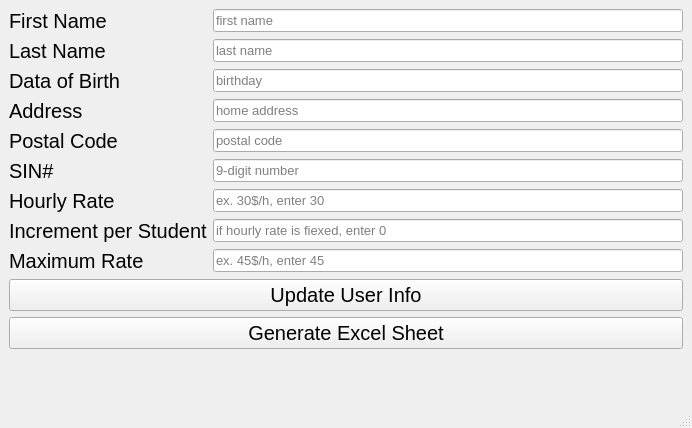
<?xml version="1.0" encoding="UTF-8"?>
<ui version="4.0">
 <class>MainWindow</class>
 <widget class="QMainWindow" name="MainWindow">
  <property name="geometry">
   <rect>
    <x>0</x>
    <y>0</y>
    <width>692</width>
    <height>428</height>
   </rect>
  </property>
  <property name="windowTitle">
   <string>MainWindow</string>
  </property>
  <property name="windowIcon">
   <iconset>
    <normaloff>icon27x27.ico</normaloff>icon27x27.ico</iconset>
  </property>
  <widget class="QWidget" name="centralwidget">
   <layout class="QFormLayout" name="formLayout">
    <item row="0" column="0">
     <widget class="QLabel" name="label">
      <property name="font">
       <font>
        <pointsize>15</pointsize>
       </font>
      </property>
      <property name="text">
       <string>First Name</string>
      </property>
     </widget>
    </item>
    <item row="0" column="1">
     <widget class="QLineEdit" name="lineEdit">
      <property name="font">
       <font>
        <pointsize>10</pointsize>
       </font>
      </property>
      <property name="text">
       <string/>
      </property>
      <property name="placeholderText">
       <string>first name</string>
      </property>
     </widget>
    </item>
    <item row="1" column="0">
     <widget class="QLabel" name="label_2">
      <property name="font">
       <font>
        <pointsize>15</pointsize>
       </font>
      </property>
      <property name="text">
       <string>Last Name</string>
      </property>
     </widget>
    </item>
    <item row="1" column="1">
     <widget class="QLineEdit" name="lineEdit_2">
      <property name="font">
       <font>
        <pointsize>10</pointsize>
       </font>
      </property>
      <property name="text">
       <string/>
      </property>
      <property name="placeholderText">
       <string>last name</string>
      </property>
     </widget>
    </item>
    <item row="2" column="0">
     <widget class="QLabel" name="label_3">
      <property name="font">
       <font>
        <pointsize>15</pointsize>
       </font>
      </property>
      <property name="text">
       <string>Data of Birth</string>
      </property>
     </widget>
    </item>
    <item row="2" column="1">
     <widget class="QLineEdit" name="lineEdit_3">
      <property name="font">
       <font>
        <pointsize>10</pointsize>
       </font>
      </property>
      <property name="text">
       <string/>
      </property>
      <property name="placeholderText">
       <string>birthday</string>
      </property>
     </widget>
    </item>
    <item row="3" column="0">
     <widget class="QLabel" name="label_4">
      <property name="font">
       <font>
        <pointsize>15</pointsize>
       </font>
      </property>
      <property name="text">
       <string>Address</string>
      </property>
     </widget>
    </item>
    <item row="3" column="1">
     <widget class="QLineEdit" name="lineEdit_4">
      <property name="font">
       <font>
        <pointsize>10</pointsize>
       </font>
      </property>
      <property name="text">
       <string/>
      </property>
      <property name="placeholderText">
       <string>home address</string>
      </property>
     </widget>
    </item>
    <item row="4" column="0">
     <widget class="QLabel" name="label_5">
      <property name="font">
       <font>
        <pointsize>15</pointsize>
       </font>
      </property>
      <property name="text">
       <string>Postal Code</string>
      </property>
     </widget>
    </item>
    <item row="4" column="1">
     <widget class="QLineEdit" name="lineEdit_5">
      <property name="font">
       <font>
        <pointsize>10</pointsize>
       </font>
      </property>
      <property name="text">
       <string/>
      </property>
      <property name="placeholderText">
       <string>postal code</string>
      </property>
     </widget>
    </item>
    <item row="5" column="0">
     <widget class="QLabel" name="label_6">
      <property name="font">
       <font>
        <pointsize>15</pointsize>
       </font>
      </property>
      <property name="text">
       <string>SIN#</string>
      </property>
     </widget>
    </item>
    <item row="5" column="1">
     <widget class="QLineEdit" name="lineEdit_6">
      <property name="font">
       <font>
        <pointsize>10</pointsize>
       </font>
      </property>
      <property name="text">
       <string/>
      </property>
      <property name="placeholderText">
       <string>9-digit number</string>
      </property>
     </widget>
    </item>
    <item row="6" column="0">
     <widget class="QLabel" name="label_7">
      <property name="font">
       <font>
        <pointsize>15</pointsize>
       </font>
      </property>
      <property name="text">
       <string>Hourly Rate</string>
      </property>
     </widget>
    </item>
    <item row="6" column="1">
     <widget class="QLineEdit" name="lineEdit_7">
      <property name="font">
       <font>
        <pointsize>10</pointsize>
       </font>
      </property>
      <property name="text">
       <string/>
      </property>
      <property name="placeholderText">
       <string>ex. 30$/h, enter 30</string>
      </property>
     </widget>
    </item>
    <item row="7" column="0">
     <widget class="QLabel" name="label_8">
      <property name="font">
       <font>
        <pointsize>15</pointsize>
       </font>
      </property>
      <property name="text">
       <string>Increment per Student</string>
      </property>
     </widget>
    </item>
    <item row="7" column="1">
     <widget class="QLineEdit" name="lineEdit_8">
      <property name="font">
       <font>
        <pointsize>10</pointsize>
       </font>
      </property>
      <property name="text">
       <string/>
      </property>
      <property name="placeholderText">
       <string>if hourly rate is fiexed, enter 0</string>
      </property>
     </widget>
    </item>
    <item row="8" column="0">
     <widget class="QLabel" name="label_9">
      <property name="font">
       <font>
        <pointsize>15</pointsize>
       </font>
      </property>
      <property name="text">
       <string>Maximum Rate</string>
      </property>
     </widget>
    </item>
    <item row="8" column="1">
     <widget class="QLineEdit" name="lineEdit_9">
      <property name="font">
       <font>
        <pointsize>10</pointsize>
       </font>
      </property>
      <property name="placeholderText">
       <string>ex. 45$/h, enter 45</string>
      </property>
     </widget>
    </item>
    <item row="9" column="0" colspan="2">
     <widget class="QPushButton" name="pushButton">
      <property name="font">
       <font>
        <pointsize>15</pointsize>
       </font>
      </property>
      <property name="text">
       <string>Update User Info</string>
      </property>
     </widget>
    </item>
    <item row="10" column="0" colspan="2">
     <widget class="QPushButton" name="pushButton_2">
      <property name="font">
       <font>
        <pointsize>15</pointsize>
       </font>
      </property>
      <property name="text">
       <string>Generate Excel Sheet</string>
      </property>
     </widget>
    </item>
   </layout>
  </widget>
  <widget class="QStatusBar" name="statusbar"/>
 </widget>
 <resources/>
 <connections/>
</ui>
